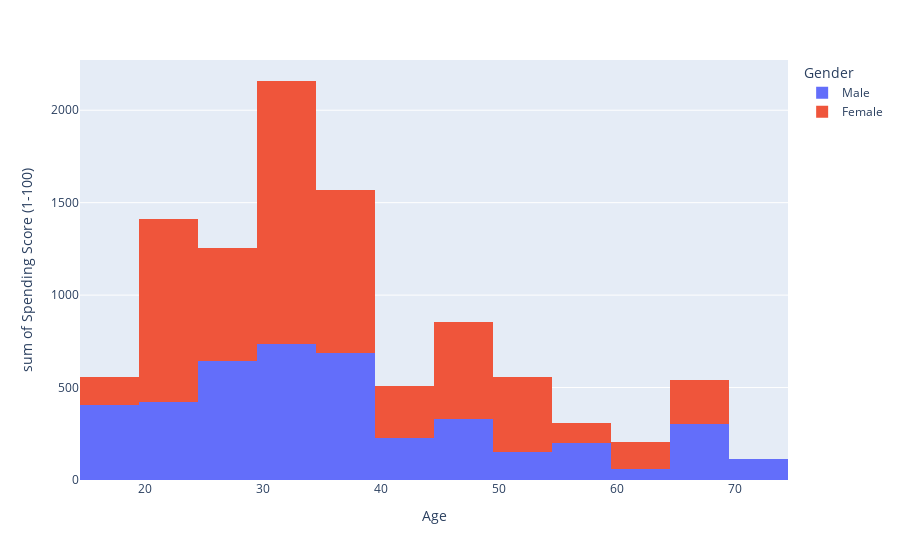

The notebook cell this image was saved under:
### Code cell
fig2 = px.histogram(df1, x = 'Age',y='Spending Score (1-100)',nbins=15,color='Gender')
fig2.show()

### Figure 1 — Plotly figure (JSON) as saved in the notebook; plotly's stock layout.template omitted (floating-point values rounded to 4 significant figures)
{"data": [{"alignmentgroup": "True", "bingroup": "x", "histfunc": "sum", "hovertemplate": "Gender=Male<br>Age=%{x}<br>sum of Spending Score (1-100)=%{y}<extra></extra>", "legendgroup": "Male", "marker": {"color": "#636efa", "pattern": {"shape": ""}}, "name": "Male", "nbinsx": 15, "offsetgroup": "Male", "orientation": "v", "showlegend": true, "type": "histogram", "x": [59, 19, 58, 19, 40, 20, 46, 43, 25, 34, 50, 32, 37, 36, 33, 42, 47, 19, 32, 27, 39, 40, 35, 28, 39, 30, 27, 32, 32, 36, 28, 28, 32, 34, 39, 38, 19, 20, 30, 18, 19, 26, 33, 38, 24, 18, 35, 24, 29, 31, 18, 19, 25, 20, 21, 22, 26, 35, 48, 48, 37, 67, 64, 49, 65, 66, 68, 52, 67, 43, 60, 63, 59, 70, 53, 69, 47, 40, 59, 57, 67, 48, 48, 59, 70, 53, 48, 54], "xaxis": "x", "y": [14, 10, 15, 5, 13, 5, 15, 17, 12, 1, 26, 18, 1, 10, 8, 20, 9, 46, 74, 56, 91, 95, 90, 68, 75, 97, 69, 73, 93, 92, 97, 75, 63, 90, 88, 75, 39, 49, 83, 59, 55, 54, 60, 55, 92, 92, 61, 52, 82, 73, 41, 59, 73, 66, 81, 79, 55, 35, 42, 36, 13, 14, 3, 56, 52, 48, 43, 29, 59, 35, 4, 51, 47, 56, 46, 46, 41, 48, 60, 51, 41, 36, 46, 11, 55, 4, 49, 46], "yaxis": "y"}, {"alignmentgroup": "True", "bingroup": "x", "histfunc": "sum", "hovertemplate": "Gender=Female<br>Age=%{x}<br>sum of Spending Score (1-100)=%{y}<extra></extra>", "legendgroup": "Female", "marker": {"color": "#EF553B", "pattern": {"shape": ""}}, "name": "Female", "nbinsx": 15, "offsetgroup": "Female", "orientation": "v", "showlegend": true, "type": "histogram", "x": [52, 44, 37, 34, 41, 36, 54, 44, 47, 45, 41, 47, 34, 30, 32, 27, 32, 27, 38, 31, 28, 18, 19, 23, 27, 40, 32, 23, 32, 31, 22, 25, 21, 31, 29, 23, 35, 34, 30, 21, 31, 36, 32, 35, 35, 30, 29, 32, 29, 38, 23, 21, 30, 23, 24, 21, 22, 19, 35, 20, 23, 36, 31, 31, 30, 33, 24, 27, 29, 43, 66, 67, 20, 31, 51, 56, 50, 35, 49, 54, 46, 49, 65, 36, 42, 49, 68, 40, 35, 45, 58, 50, 54, 38, 63, 46, 49, 47, 49, 68, 38, 50, 45, 49, 51, 50, 60, 60, 40, 47, 57, 55], "xaxis": "x", "y": [13, 7, 32, 22, 39, 27, 24, 20, 16, 28, 17, 16, 23, 78, 47, 51, 74, 89, 76, 54, 40, 48, 50, 41, 50, 58, 42, 29, 87, 77, 55, 34, 57, 71, 88, 52, 72, 60, 73, 42, 93, 85, 69, 99, 98, 72, 88, 86, 83, 91, 87, 73, 86, 94, 77, 81, 76, 54, 79, 75, 77, 75, 61, 42, 73, 95, 65, 47, 42, 50, 50, 52, 6, 40, 50, 35, 45, 6, 52, 14, 5, 28, 35, 26, 17, 14, 48, 31, 35, 32, 15, 55, 59, 40, 43, 44, 48, 47, 42, 55, 42, 46, 53, 59, 43, 57, 56, 49, 40, 42, 5, 58], "yaxis": "y"}], "layout": {"barmode": "relative", "legend": {"title": {"text": "Gender"}, "tracegroupgap": 0}, "margin": {"t": 60}, "xaxis": {"anchor": "y", "domain": [0, 1], "title": {"text": "Age"}}, "yaxis": {"anchor": "x", "domain": [0, 1], "title": {"text": "sum of Spending Score (1-100)"}}}}
